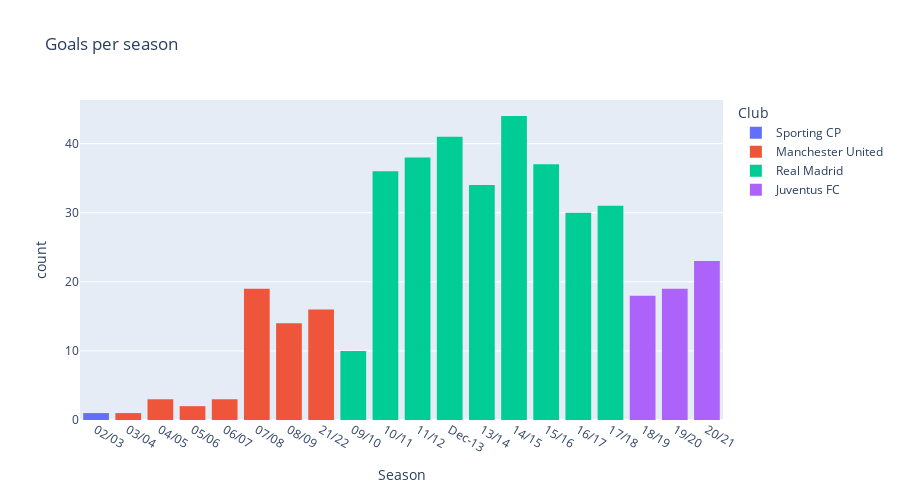

The cell this chart's notebook holds for it:
### Code cell
px.histogram(
    df,
    x='Season',
    title="Goals per season",
    log_x=False,
    log_y=False,
    #symbol='title',
    #markers=True,
    #width=800, 
    height=500,
    color='Club',
    hover_name='Club',
    hover_data=['Competition','Season','Club'])

### Figure 1 — Plotly figure (JSON) as saved in the notebook; plotly's stock layout.template omitted (floating-point values rounded to 4 significant figures; data arrays with more than 128 entries replaced by an {"elided": "..."} marker saying what was removed)
{"data": [{"alignmentgroup": "True", "bingroup": "x", "hovertemplate": "Club=Sporting CP<br>Season=%{x}<br>count=%{y}<extra></extra>", "legendgroup": "Sporting CP", "marker": {"color": "#636efa", "pattern": {"shape": ""}}, "name": "Sporting CP", "offsetgroup": "Sporting CP", "orientation": "v", "showlegend": true, "type": "histogram", "x": ["02/03"], "xaxis": "x", "yaxis": "y"}, {"alignmentgroup": "True", "bingroup": "x", "hovertemplate": "Club=Manchester United<br>Season=%{x}<br>count=%{y}<extra></extra>", "legendgroup": "Manchester United", "marker": {"color": "#EF553B", "pattern": {"shape": ""}}, "name": "Manchester United", "offsetgroup": "Manchester United", "orientation": "v", "showlegend": true, "type": "histogram", "x": ["03/04", "04/05", "04/05", "04/05", "05/06", "05/06", "06/07", "06/07", "06/07", "07/08", "07/08", "07/08", "07/08", "07/08", "07/08", "07/08", "07/08", "07/08", "07/08", "07/08", "07/08", "07/08", "07/08", "07/08", "07/08", "07/08", "07/08", "07/08", "08/09", "08/09", "08/09", "08/09", "08/09", "08/09", "08/09", "08/09", "08/09", "08/09", "08/09", "08/09", "08/09", "08/09", "21/22", "21/22", "21/22", "21/22", "21/22", "21/22", "21/22", "21/22", "21/22", "21/22", "21/22", "21/22", "21/22", "21/22", "21/22", "21/22"], "xaxis": "x", "yaxis": "y"}, {"alignmentgroup": "True", "bingroup": "x", "hovertemplate": "Club=Real Madrid<br>Season=%{x}<br>count=%{y}<extra></extra>", "legendgroup": "Real Madrid", "marker": {"color": "#00cc96", "pattern": {"shape": ""}}, "name": "Real Madrid", "offsetgroup": "Real Madrid", "orientation": "v", "showlegend": true, "type": "histogram", "x": {"elided": "301 str values"}, "xaxis": "x", "yaxis": "y"}, {"alignmentgroup": "True", "bingroup": "x", "hovertemplate": "Club=Juventus FC<br>Season=%{x}<br>count=%{y}<extra></extra>", "legendgroup": "Juventus FC", "marker": {"color": "#ab63fa", "pattern": {"shape": ""}}, "name": "Juventus FC", "offsetgroup": "Juventus FC", "orientation": "v", "showlegend": true, "type": "histogram", "x": ["18/19", "18/19", "18/19", "18/19", "18/19", "18/19", "18/19", "18/19", "18/19", "18/19", "18/19", "18/19", "18/19", "18/19", "18/19", "18/19", "18/19", "18/19", "19/20", "19/20", "19/20", "19/20", "19/20", "19/20", "19/20", "19/20", "19/20", "19/20", "19/20", "19/20", "19/20", "19/20", "19/20", "19/20", "19/20", "19/20", "19/20", "20/21", "20/21", "20/21", "20/21", "20/21", "20/21", "20/21", "20/21", "20/21", "20/21", "20/21", "20/21", "20/21", "20/21", "20/21", "20/21", "20/21", "20/21", "20/21", "20/21", "20/21", "20/21", "20/21"], "xaxis": "x", "yaxis": "y"}], "layout": {"barmode": "relative", "height": 500, "legend": {"title": {"text": "Club"}, "tracegroupgap": 0}, "title": {"text": "Goals per season"}, "xaxis": {"anchor": "y", "domain": [0, 1], "title": {"text": "Season"}}, "yaxis": {"anchor": "x", "domain": [0, 1], "title": {"text": "count"}}}}
